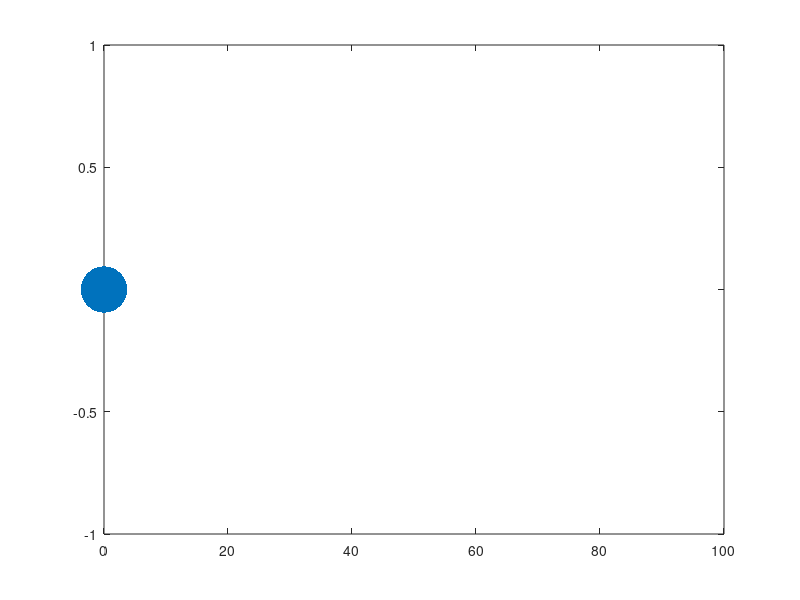

MATLAB code for this plot: (Note: this script raises an error after producing the figure.)
clear all;close all; clc;
%%
m = 1;

k = 5;
dt = 0.1;
l = 2;
g = 0;
xi = 1;
D = 1;

N=64;

for n = 1:N
    x(1,n) = 2*(n);
    v0(1,n) = (-1)^n;
end
% x = [-1 1];
r= 3;
h=plot(0,0,'MarkerSize',100,'Marker','.');
axis([-0 100 -1 1]);
set(gca,'nextplot','replacechildren');

%%
% x(end+1,:) =  2*dx*force(x(end,1),x(end,2),k,l) - dx*v0 ;
for n = 1:N
    C = 1/(4*m);
    C1 = C*4*m;
    C3 = C*( 2*g*sqrt(2*D)*xi*dt^2 + 2*dt^2*force(x(1,:),n,k,l));
    C2 = C*(2*m+g*dt)*2*dt;
    x(2,n) = C1.*x(1,n) + C3 + C2.*v0(n) ;
end

set(h,'XData',x(end,:),'YData',zeros(1,N));
drawnow;
%%

for t = 2:10000
    
    %     x(end+1,:) = 2*force(x(end,1),x(end,2),k,l)*dx - x(end-1,:);
    for n =1:N
        C = 1/(2*m-g*dt);
        C1 = C*4*m;
        C2 = -C*(2*m+g*dt);
        C3 = C*( 2*g*sqrt(2*D)*xi*dt^2 + 2*dt^2*force(x(t,:),n,k,l));
        
        x(t+1,n) = C1*x(t,n) + C2*x(t-1,n) + C3;
        
    end
    
    set(h,'XData',x(end,:),'YData',zeros(1,N));
    pause(0.1)
    drawnow;
    
end



%%

plot(x)

%%

function F = force(x,n,k,a)
    
    F = 0;
    
    if n-1 >= 1
        F = F + k*(x(n-1)-x(n)+a);
    end
    if n+1 <= length(x)
        F = F - k*(x(n)-x(n+1)+a);
    end
    
end
